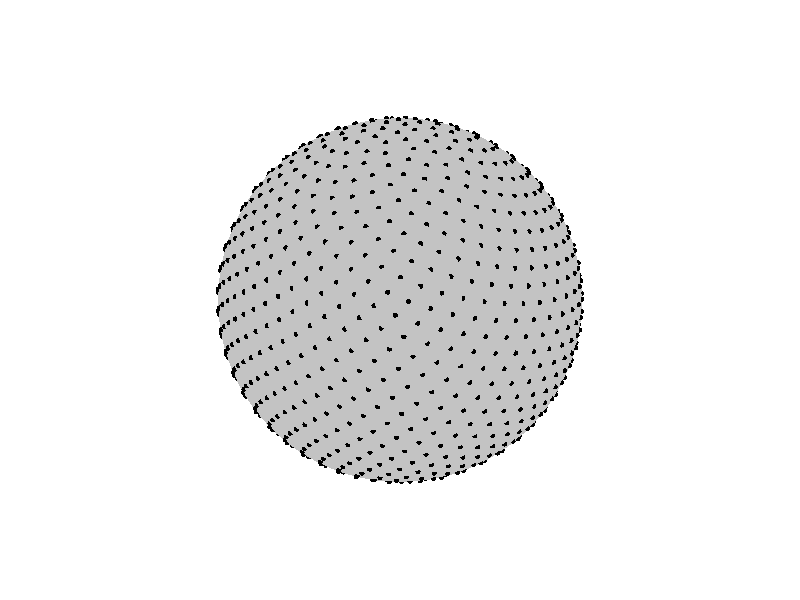

Write MATLAB code to recreate this figure.
clear; clc; %close all;
% times = zeros(1,100);
% % Generate points
% for j = 1:100
%     start = clock;
    % Number of points
    P = 1001;                  
    N = floor((P-1)/2);         % Since P = 2N + 1 works best for odd P
    
    % Sphere radius
    R = 5;
    
    % Golden ratio
    phi_golden = (1 + sqrt(5)) / 2;
    
    % Generate indices
    idx = -N:N;
    
    % Latitude and phi
    theta_pos = acos(2*idx/P);      % latitude (eq: 2.4, da tese)

    theta = diff(theta_pos);
    
    phi_pos = 2*pi*idx/phi_golden;  % longitude (eq: 2.5, da tese)
    phi = diff(phi_pos);
    phi = phi(1) ;
    
    theta_tmp = theta_pos(1);
    phi_tmp = phi_pos(1);
    
    x = zeros(1,P-1);
    y = zeros(1,P-1);
    z = zeros(1,P-1);
    
    for i = 1:P-1
        % Cartesian coordinates of Fibonacci points
        x(i) = R * sin(theta_tmp) .* cos(phi_tmp);
        y(i) = R * sin(theta_tmp) .* sin(phi_tmp);
        z(i) = R * cos(theta_tmp);
        theta_tmp = theta_tmp + theta(i);
        phi_tmp = phi_tmp + phi;
    end
    x(P) = R * sin(theta_tmp) .* cos(phi_tmp);
    y(P) = R * sin(theta_tmp) .* sin(phi_tmp);
    z(P) = R * cos(theta_tmp);
    
    points = [x(:), y(:), z(:)];

%     times(j) = etime(clock, start);
% end
% 
% std(times) % 6.6848e-04 sec
% figure;
% histogram(times);
% % --- Plot ---
figure;
hold on;

% Draw semi-transparent sphere
[XS, YS, ZS] = sphere(100);   
surf(R*XS, R*YS, R*ZS, ...
    'FaceAlpha', 1.0, ...
    'EdgeColor', 'none', ...
    'FaceColor', [0.7647 0.7647 0.7647]); 

% Plot points
scatter3(x, y, z, 15, 'k', 'filled');  % small black filled points (paper-friendly)

% Formatting for paper
axis equal
axis off
set(gca, 'Visible', 'off')
set(gcf, 'Color', 'w');          % white background
set(gca, 'Position', [0 0 1 1]); % fill figure
view(3);

exportgraphics(gcf, 'fibonacci_sphere_top.png', 'ContentType', 'vector');
hold off;
